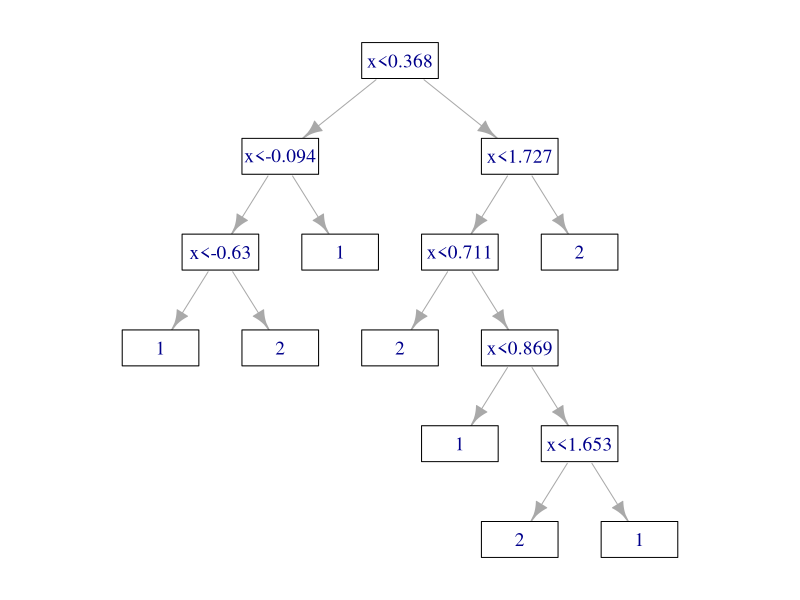

The R source for this figure:

# Clearing the Environment
  rm(list = ls(all = TRUE))

# library for plot of tree
  library(igraph)

# Entropy function X - values data set, C - classes data set
  get_entropy<-function(X,C){
    n<-length(X)
    nc1<-sum(C==1);nc2<-sum(C==2) #number of classes 1 and 2 in X
    p1<-nc1/n;  p2<-nc2/n
    ent<- -p1*ifelse(p1>0,log2(p1),0)-p2*ifelse(p2>0,log2(p2),0)
    return(ent)
  }

# Split entropy function
  get_split_entropy<-function(X,C,node){
    n<-length(X)
    pos<-which(X<=X[node]) #Decision rule
    X1<-X[pos];  X2<-X[-pos] #Split X by set node
    C1<-C[pos];  C2<-C[-pos]; #Split C by set node
    #Entropy X1
    ent1<-0; n1<-length(X1)
    if(n1!=0) ent1<-get_entropy(X1,C1)
    #Entropy X2
    ent2<-0;  n2<-length(X2)
    if(n2!=0) ent2<-get_entropy(X2,C2)
    #Split entropy
    s_ent<- ent1*n1/n+ent2*n2/n
    return (s_ent)
  }  

# Find a node with minimum entropy
  fnd_node<-function(X,C){
    node<-1
    min_ent<-get_split_entropy(X,C,node)
    for(i in 2:length(X))
    {
      ent<-get_split_entropy(X,C,i)  
      if(ent<min_ent) {min_ent<-ent;node<-i}
    }
    return(node)
  }

# Creating decision tree
  crt_dtree<-function(X,C)
  {
    lstX<-list(X) #List of splitted variables datasets
    lstC<-list(C) #List of splitted classes datasets
    PosN<-rbind("root") #Position of node in current data set
    ValN<-rbind("-") #Value of node
    HF<-rbind("r") #Hierarchical flag
    i<-1
    while(i<=length(lstX))
    {
      node<-fnd_node(lstX[[i]],lstC[[i]]) #find node for current dataset
      ent<-get_entropy(lstX[[i]],lstC[[i]]) #calculate entropy
      if(ent!=0)
      {
        #Split data set by node
        pos<-which(lstX[[i]]<=lstX[[i]][node])
        X1<-lstX[[i]][pos];X2<-lstX[[i]][-pos];
        C1<-lstC[[i]][pos];C2<-lstC[[i]][-pos];
        #Add to list new datasets
        lstX[length(lstX)+1]<-list(X1)
        lstX[length(lstX)+1]<-list(X2)
        lstC[length(lstC)+1]<-list(C1)
        lstC[length(lstC)+1]<-list(C2)
        #Save information
        HF<-rbind(HF,paste0(HF[i],"x"))
        HF<-rbind(HF,paste0(HF[i],"y"))
        PosN<-c(PosN,node)
        ValN<-c(ValN,round(lstX[[i]][node],3))
      }
      else
        ValN<-c(ValN,round(unique(lstC[[i]]),3))
      i<-i+1
    }
    tree<-list(HF,PosN,ValN) #Key information about tree
    names(tree)<-c("HF","PosN","ValN")
    return(tree)
  }
  
# Main program
  set.seed(6) #We set seed for freezing results
  
  # Basic Initializer
    n1<-10;n2<-10
  
  #Variables from Gaussian distribution with different parameters
    X<-c(rnorm(n1,0),rnorm(n2,1))
    
  #Classes
    C<-c(rep(1,n1),rep(2,n2))
    
  #Create a tree
    tree<-crt_dtree(X,C)  
  
# Create informations for plotting (edges)
  hf<-as.character(unlist(tree$HF)) #nodes
  nn<-as.numeric(unlist(tree$ValN)[-1]) #values of nodes
  
  edges<-c()
  for(i in 1:(length(hf)-1)){
    bch<-hf[i]
    for (j in (i+1):length(hf))
    {
      ch<-hf[j]
      if ((substr(ch,1,nchar(bch))==bch)&&(nchar(ch)==(nchar(bch)+1))) 
      {edges<-c(edges,i,j)}
    }
  }
  
# Create a plot
  g <- graph.empty (length(hf), directed = T) #creating empty plot
  g <- add.edges(g, edges) #add edges
  
  #Create names
    nV<-c()
  
  for(i in 1:(gsize(g)+1)){
    if(sum(g[i])!=0) nV<-c(nV,paste0(paste0("x<",nn[i])))
    else nV<-c(nV,nn[i])
  }
  
  V(g)$name<-nV
  
#Plotting
  #print(X);print(C) #For testing
  par(mar = c(0,0,0,0), ps=14,cex=1 )
  V(g)$color="white"
  plot(g, layout = layout.reingold.tilford(g, root = 1, flip.y = T, circular = F),
       vertex.size=32, vertex.shape="rectangle")
  
  
  
  
  
  
  
  
  
  
  
  
  
  
  
  
  
  
    